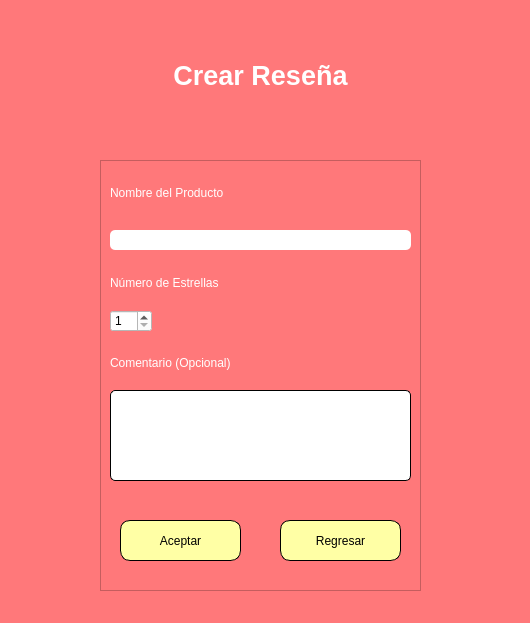
<?xml version="1.0" encoding="UTF-8"?>
<ui version="4.0">
 <class>MainWindow</class>
 <widget class="QMainWindow" name="MainWindow">
  <property name="geometry">
   <rect>
    <x>0</x>
    <y>0</y>
    <width>530</width>
    <height>623</height>
   </rect>
  </property>
  <property name="windowTitle">
   <string>MainWindow</string>
  </property>
  <property name="styleSheet">
   <string notr="true">background-color: rgb(255, 120, 122);</string>
  </property>
  <widget class="QWidget" name="centralwidget">
   <widget class="QLabel" name="label">
    <property name="geometry">
     <rect>
      <x>0</x>
      <y>0</y>
      <width>521</width>
      <height>151</height>
     </rect>
    </property>
    <property name="font">
     <font>
      <pointsize>16</pointsize>
      <italic>false</italic>
     </font>
    </property>
    <property name="toolTip">
     <string>&lt;html&gt;&lt;head/&gt;&lt;body&gt;&lt;p&gt;&lt;br/&gt;&lt;/p&gt;&lt;/body&gt;&lt;/html&gt;</string>
    </property>
    <property name="text">
     <string>&lt;html&gt;&lt;head/&gt;&lt;body&gt;&lt;p align=&quot;center&quot;&gt;&lt;span style=&quot; font-size:20pt; font-weight:600; color:#ffffff;&quot;&gt;Crear Reseña&lt;/span&gt;&lt;/p&gt;&lt;/body&gt;&lt;/html&gt;</string>
    </property>
   </widget>
   <widget class="QFrame" name="frame">
    <property name="geometry">
     <rect>
      <x>100</x>
      <y>160</y>
      <width>321</width>
      <height>431</height>
     </rect>
    </property>
    <property name="frameShape">
     <enum>QFrame::StyledPanel</enum>
    </property>
    <property name="frameShadow">
     <enum>QFrame::Raised</enum>
    </property>
    <widget class="QLabel" name="EmailEdit">
     <property name="geometry">
      <rect>
       <x>10</x>
       <y>10</y>
       <width>301</width>
       <height>47</height>
      </rect>
     </property>
     <property name="styleSheet">
      <string notr="true">font: 11pt &quot;MS Shell Dlg 2&quot;;</string>
     </property>
     <property name="text">
      <string>&lt;html&gt;&lt;head/&gt;&lt;body&gt;&lt;p&gt;&lt;span style=&quot; color:#ffffff;&quot;&gt;Nombre del Producto&lt;/span&gt;&lt;/p&gt;&lt;/body&gt;&lt;/html&gt;</string>
     </property>
    </widget>
    <widget class="QLineEdit" name="nombreProdEdit">
     <property name="geometry">
      <rect>
       <x>10</x>
       <y>70</y>
       <width>301</width>
       <height>20</height>
      </rect>
     </property>
     <property name="styleSheet">
      <string notr="true">background-color: rgb(255, 255, 255);
border-radius:5px;</string>
     </property>
     <property name="placeholderText">
      <string/>
     </property>
    </widget>
    <widget class="QLabel" name="label_5">
     <property name="geometry">
      <rect>
       <x>10</x>
       <y>100</y>
       <width>281</width>
       <height>47</height>
      </rect>
     </property>
     <property name="styleSheet">
      <string notr="true">font: 11pt &quot;MS Shell Dlg 2&quot;;</string>
     </property>
     <property name="text">
      <string>&lt;html&gt;&lt;head/&gt;&lt;body&gt;&lt;p&gt;&lt;span style=&quot; color:#ffffff;&quot;&gt;Número de Estrellas&lt;/span&gt;&lt;/p&gt;&lt;/body&gt;&lt;/html&gt;</string>
     </property>
    </widget>
    <widget class="QPushButton" name="aceptarBoton">
     <property name="geometry">
      <rect>
       <x>20</x>
       <y>360</y>
       <width>121</width>
       <height>41</height>
      </rect>
     </property>
     <property name="toolTip">
      <string>&lt;html&gt;&lt;head/&gt;&lt;body&gt;&lt;p&gt;&lt;span style=&quot; color:#ffffff;&quot;&gt;Login&lt;/span&gt;&lt;/p&gt;&lt;/body&gt;&lt;/html&gt;</string>
     </property>
     <property name="styleSheet">
      <string notr="true">font: 11pt &quot;MS Shell Dlg 2&quot;;
background-color: rgb(255, 255, 165);
border-radius:10px;
border: 1px solid black;</string>
     </property>
     <property name="text">
      <string>Aceptar</string>
     </property>
    </widget>
    <widget class="QPushButton" name="regresarBoton">
     <property name="geometry">
      <rect>
       <x>180</x>
       <y>360</y>
       <width>121</width>
       <height>41</height>
      </rect>
     </property>
     <property name="toolTip">
      <string>&lt;html&gt;&lt;head/&gt;&lt;body&gt;&lt;p&gt;&lt;span style=&quot; color:#ffffff;&quot;&gt;Login&lt;/span&gt;&lt;/p&gt;&lt;/body&gt;&lt;/html&gt;</string>
     </property>
     <property name="styleSheet">
      <string notr="true">font: 11pt &quot;MS Shell Dlg 2&quot;;
background-color: rgb(255, 255, 165);
border-radius:10px;
border: 1px solid black;</string>
     </property>
     <property name="text">
      <string>Regresar</string>
     </property>
    </widget>
    <widget class="QLabel" name="label_6">
     <property name="geometry">
      <rect>
       <x>10</x>
       <y>180</y>
       <width>281</width>
       <height>47</height>
      </rect>
     </property>
     <property name="styleSheet">
      <string notr="true">font: 11pt &quot;MS Shell Dlg 2&quot;;</string>
     </property>
     <property name="text">
      <string>&lt;html&gt;&lt;head/&gt;&lt;body&gt;&lt;p&gt;&lt;span style=&quot; color:#ffffff;&quot;&gt;Comentario (Opcional)&lt;/span&gt;&lt;/p&gt;&lt;/body&gt;&lt;/html&gt;</string>
     </property>
    </widget>
    <widget class="QLineEdit" name="comentEdit">
     <property name="geometry">
      <rect>
       <x>10</x>
       <y>230</y>
       <width>301</width>
       <height>91</height>
      </rect>
     </property>
     <property name="styleSheet">
      <string notr="true">background-color: rgb(255, 255, 255);
border-radius:5px;
border: 1px solid black;</string>
     </property>
     <property name="text">
      <string/>
     </property>
     <property name="alignment">
      <set>Qt::AlignLeading|Qt::AlignLeft|Qt::AlignTop</set>
     </property>
     <property name="placeholderText">
      <string/>
     </property>
    </widget>
    <widget class="QSpinBox" name="estrellasBox">
     <property name="geometry">
      <rect>
       <x>10</x>
       <y>150</y>
       <width>42</width>
       <height>22</height>
      </rect>
     </property>
     <property name="styleSheet">
      <string notr="true">background-color: rgb(255, 255, 255);</string>
     </property>
     <property name="minimum">
      <number>1</number>
     </property>
     <property name="maximum">
      <number>5</number>
     </property>
    </widget>
   </widget>
  </widget>
 </widget>
 <resources/>
 <connections/>
</ui>
